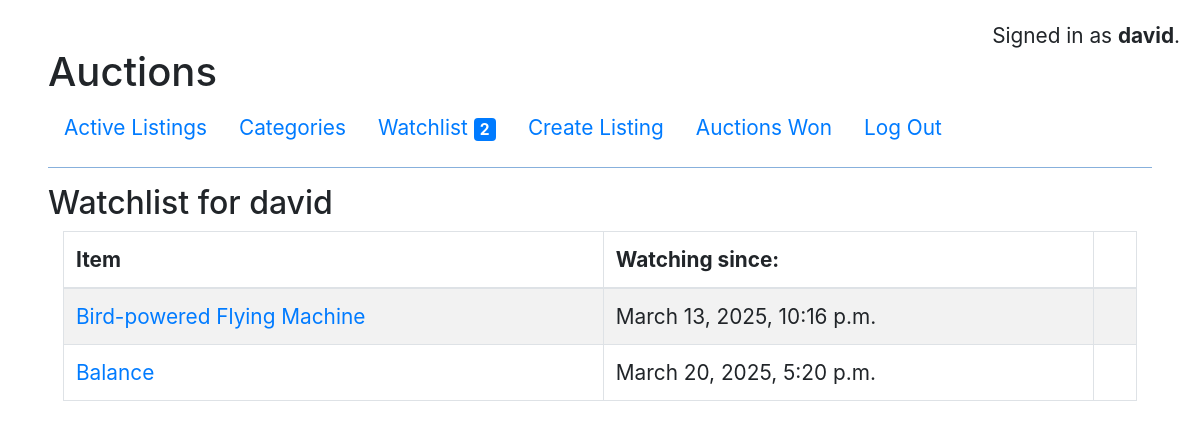
The page /listings/watch (signed in) on the database its author committed.
### auctions/models.py (models this page shows, shortened)
class User(AbstractUser):
    number_on_watchlist = models.CharField(blank=True, max_length=8)

class Watch(models.Model):
    watcher = models.ForeignKey(User, on_delete=models.CASCADE, related_name="watchlist")
    item = models.ForeignKey(Listings, on_delete=models.CASCADE)
    date = models.DateTimeField(auto_now_add=True)

class Listings(models.Model):
    vendor = models.ForeignKey(User, on_delete=models.CASCADE, related_name="user_listings")
    categories = models.ManyToManyField(Categories, related_name="listed")
    title = models.CharField(max_length=64)
    description = models.CharField(max_length=256, blank=True, default="")
    reserve_price = models.DecimalField(decimal_places=2, max_digits=8, default=0)
    date_listed = models.DateTimeField(auto_now_add=True)
    img_file = models.CharField(max_length=64, blank=True, default="")
    active = models.BooleanField(default=True)
    def __str__(self):
        return f"{self.title}"

### auctions/views.py (the view)
# urls.py: path("listings/watch", views.watchlist, name="watchlist"),
@login_required(login_url='/login')
def watchlist(request):
    listings = Watch.objects.filter(watcher=request.user.id)
    return render(request, "auctions/watchlist.html", {
        "listings": listings
    })

### auctions/templates/auctions/watchlist.html
{% extends "auctions/layout.html" %}
{% block body %}
  <h2>Watchlist {% if user.is_authenticated %} for {{ user.username }}{% endif %}</h2>
  <div class="container">
    <div class="row">
        <div class="col-md-12">
            <table class="table table-bordered table-striped table-hover">
              <thead><th>Item</th><th>Watching since:</th><th></th></thead>
              <tbody>
              {% for listing in listings %}
                <tr><td><a href="{{ listing.item.id }}">{{ listing.item }}</a></td><td>{{ listing.date }}</td><td></td></tr>
              {% endfor %}
              </tbody>
            </table>
        </div>
    </div>
</div>
{% endblock %}

### auctions/templates/auctions/layout.html (shortened to what this page needs)
{% load static %}
<!DOCTYPE html>
<html lang="en">
    <head>
        <link rel="stylesheet" href="https://stackpath.bootstrapcdn.com/bootstrap/4.4.1/css/bootstrap.min.css">
        <link href="{% static 'auctions/styles.css' %}" rel="stylesheet">
    </head>
    <body>
        <h1>Auctions</h1>
        <div style="position:fixed;top:20px;right:20px;">
            {% if user.is_authenticated %}
                Signed in as <strong>{{ user.username }}</strong>.
            {% else %}
                Not signed in.
            {% endif %}
        </div>
        <ul class="nav">
            <li class="nav-item">
                <a class="nav-link" href="{% url 'index' %}">Active Listings</a>
            </li>
            <li>
                <a class="nav-link" href="{% url 'categories' %}">Categories</a>
            </li>
            {% if user.is_authenticated %}
                <li class="nav-item">
                    <a class="nav-link" href="{% url 'watchlist' %}">Watchlist <span class="badge bg-primary" style="color:#ffffff">{{ user.number_on_watchlist }}</span></a>
                </li>
                <li class="nav-item">
                    <a class="nav-link" href="{% url 'add_listing' %}">Create Listing</a>
                </li>
                <li class="nav-item">
                    <a class="nav-link" href="{% url 'won' %}">Auctions Won</a>
                </li>
                <li class="nav-item">
                    <a class="nav-link" href="{% url 'logout' %}">Log Out</a>
                </li>
            {% endif %}
        </ul>
        <hr>
        {% block body %}
        {% endblock %}
    </body>
</html>

### auctions/static/auctions/styles.css (style rules this page uses)
body { margin: 3rem; font-size: 1.3rem; }
hr { border-top-color: #0057b578; }

### rows shown on the page
User: username "david", number_on_watchlist "2"
Watch: item "Bird-powered Flying Machine", date "March 13, 2025, 10:16 p.m."
Watch: item "Balance", date "March 20, 2025, 5:20 p.m."
